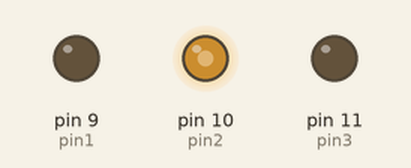
The sketch below on a simulated Arduino Uno, built with avr-gcc and run on an emulated ATmega328P. Shown: output pins drawn as LEDs (lit = HIGH). Random numbers use the default seed unless the sketch sets one.

Above: at 0.15 s.
At 4.96 s:
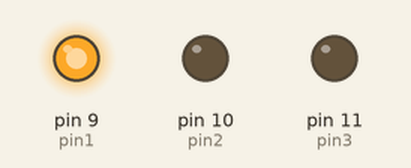
At 10.07 s:
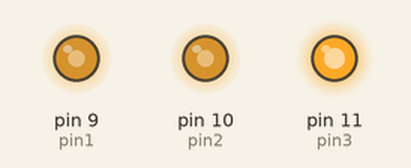
At 19.99 s:
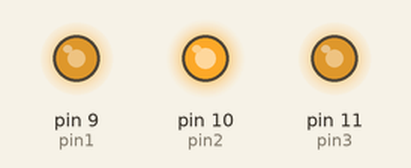
At 29.32 s:
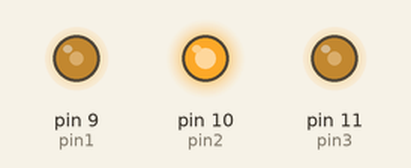
At 39.85 s:
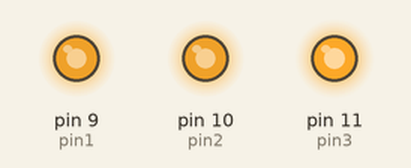
Timing chart, 0 to 40.0 s (numbered marks = the images above):
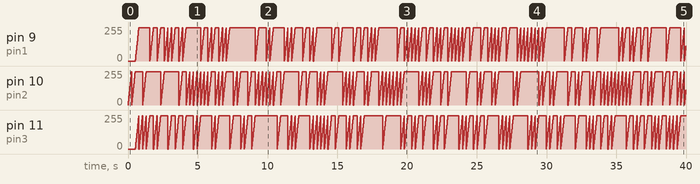

The sketch:

rgb_led_random_slow.ino
```cpp
int pin1=9;
int pin2=10;
int pin3=11;

long ran;

void setup(){
  pinMode(pin1, OUTPUT);
  pinMode(pin2, OUTPUT);
  pinMode(pin3, OUTPUT);
}

void loop(){
  ran=random(1,7);

  for(int i=0;i<=255;i=i+10){
    if(ran==1){
      analogWrite(pin1, i);
      delay(10);
    }
      if(ran==2){
      analogWrite(pin2, i);
      delay(10);
    }
      if(ran==3){
      analogWrite(pin3, i);
      delay(10);
    }
      if(ran==4){
      analogWrite(pin1, i);
      analogWrite(pin2, i);
      delay(10);
    }
      if(ran==5){
      analogWrite(pin2, i);
      analogWrite(pin3, i);
      delay(10);
    }
      if(ran==6){
      analogWrite(pin1, i);
      analogWrite(pin3, i);
      delay(10);
    }
      if(ran==7){
      analogWrite(pin1, i);
      analogWrite(pin2, i);
      analogWrite(pin3, i);
      delay(10);
    }
  }
}
```
